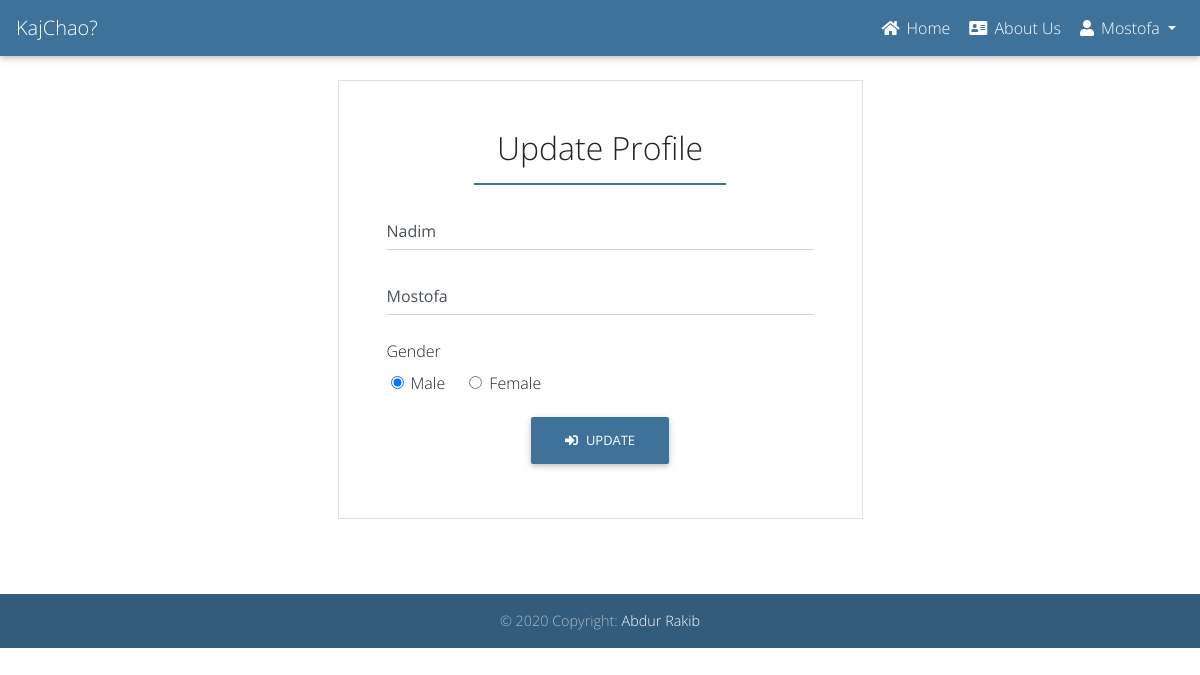
Page /employee/profile/update (signed in) on the earlier database version.
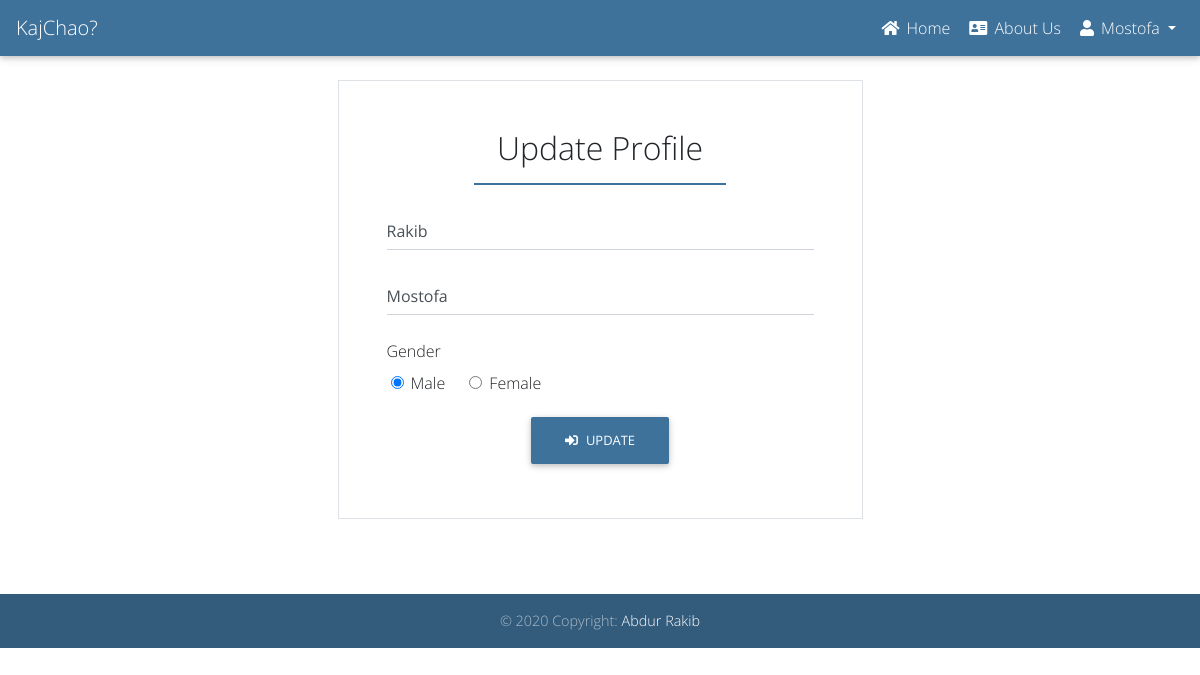
Same page on the later database version.
### accounts/models.py (models this page shows, shortened)
class User(AbstractUser):
    username = None
    role = models.CharField(max_length=12, error_messages={
        'required': "Role must be provided"
    })
    gender = models.CharField(max_length=10, blank=True, null=True, default="")
    email = models.EmailField(unique=True, blank=False,
                              error_messages={
                                  'unique': "A user with that email already exists.",
                              })
    USERNAME_FIELD = "email"
    REQUIRED_FIELDS = []
    objects = UserManager()

### accounts/views.py (the view, shortened to what this page needs)
# urls.py: path('employee/profile/update', EditProfileView.as_view(), name='employer-profile-update'),
class EditProfileView(UpdateView):
    model = User
    form_class = EmployeeProfileUpdateForm
    context_object_name = 'employee'
    template_name = 'accounts/employee/edit-profile.html'
    success_url = reverse_lazy('accounts:employer-profile-update')
    extra_context = {
        'title': 'Update Profile'
    }
    @method_decorator(login_required(login_url=reverse_lazy('accounts:login')))
    @method_decorator(user_is_employee)
    def dispatch(self, request, *args, **kwargs):
        return super().dispatch(self.request, *args, **kwargs)
    def get(self, request, *args, **kwargs):
        try:
            self.object = self.get_object()
        except Http404:
            raise Http404("User doesn't exists")
        return self.render_to_response(self.get_context_data())
    def get_object(self, queryset=None):
        obj = self.request.user
        if obj is None:
            raise Http404("Job doesn't exists")
        return obj

### accounts/forms.py
class EmployeeProfileUpdateForm(forms.ModelForm):
    def __init__(self, *args, **kwargs):
        super(EmployeeProfileUpdateForm, self).__init__(*args, **kwargs)
        self.fields['first_name'].widget.attrs.update(
            {
                'placeholder': 'Enter First Name',
            }
        )
        self.fields['last_name'].widget.attrs.update(
            {
                'placeholder': 'Enter Last Name',
            }
        )
    class Meta:
        model = User
        fields = ["first_name", "last_name", "gender"]

### templates/accounts/employee/edit-profile.html (shortened to what this page needs)
{% extends 'base.html' %}
{% block content %}
<div class="col-lg-6 offset-3">
    <div class="border mt-4 p-5">
        <h2 class=" text-center">Update Profile</h3>
            <hr class="myColor myBorder" style="width: 250px; border: 1px solid #3F729B;">
            <form action="" method="post">
                {% for field in form %}
                {% if field.name == 'gender' %}
                <div class="form-group">
                    <label for="gender">Gender</label>
                    <br>
                    <div class="custom-control custom-radio custom-control-inline">
                        <input class="form-check-input" type="radio" name="gender" {% if field.value == 'male' %} checked {% endif %} id="male gender" value="male">
                        <label class="form-check-label" for="male">Male</label>
                    </div>
                    <div class="custom-control custom-radio custom-control-inline">
                        <input class="form-check-input" type="radio" name="gender" {% if field.value == 'female' %} checked {% endif %} id="female" value="female">
                        <label class="form-check-label" for="female">Female</label>
                    </div>
                </div>
                {% else %}
                <div class="md-form">
                    <input type="{{ field.field.widget.input_type }}" class="form-control" name="{{ field.name }}"
                        id="id_{{ field.name }}" value="{{ field.value }}" placeholder="{{ field.field.widget.attrs.placeholder }}">
                </div>
                {% endif %}
                {% endfor %}
                <div class="text-center">
                    <button type="submit" class="btn myColor text-white"><i class="fas fa-sign-in-alt mr-2"></i>Update
                    </button>
                </div>
            </form>
    </div>
</div>
{% endblock %}

### templates/base.html (shortened to what this page needs)
<!DOCTYPE html>
{% load static %}
<html lang="en">
<head>
    <link rel="stylesheet" href="https://use.fontawesome.com/releases/v5.11.2/css/all.css">
    <link href="{% static 'css/bootstrap.min.css' %}" rel="stylesheet">
    <link href="{% static 'css/mdb.min.css' %}" rel="stylesheet">
    <link href="{% static 'css/style.css' %}" rel="stylesheet">
</head>
<body>
    <div class="">
        <nav class="mb-1 navbar navbar-expand-lg navbar-dark myColor">
            <a class="navbar-brand" href="/">KajChao?</a>
            <div class="collapse navbar-collapse" id="navbarSupportedContent-4">
                <ul class="navbar-nav ml-auto">
                    <li class="nav-item {{ home_page }}">
                        <a class="nav-link" href="/">
                            <i class="fas fa-home"></i> Home
                        </a>
                    </li>
                    <li class="nav-item {{ about_page }}">
                        <a class="nav-link" href="{% url 'jobs:about' %}">
                            <i class="fas fa-address-card"></i> About Us
                        </a>
                    </li>
                    {% if request.user.is_authenticated %}
                    {% if request.user.role == 'employee' %}
                    <li class="nav-item dropdown">
                        <a class="nav-link dropdown-toggle" id="navbarDropdownMenuLink-4" data-toggle="dropdown"
                            aria-haspopup="true" aria-expanded="false">
                            <i class="fas fa-user"></i> {{ request.user.last_name }} </a>
                    </li>
                    {% endif %}
                    {% endif %}
                </ul>
            </div>
        </nav>
        <div class="container" style="min-height: 490px;">
            {% block content %}
            {% endblock %}
        </div>
    </div>
    <footer class="page-footer text-center font-small unique-color mt-4 wow fadeIn">
        <div class="footer-copyright py-3">
            © 2020 Copyright:
            <a href="" target="_blank"> Abdur Rakib </a>
        </div>
    </footer>
</body>
</html>

Differences in the rows shown:
changed User "Mostofa": first_name "Nadim" → "Rakib"
